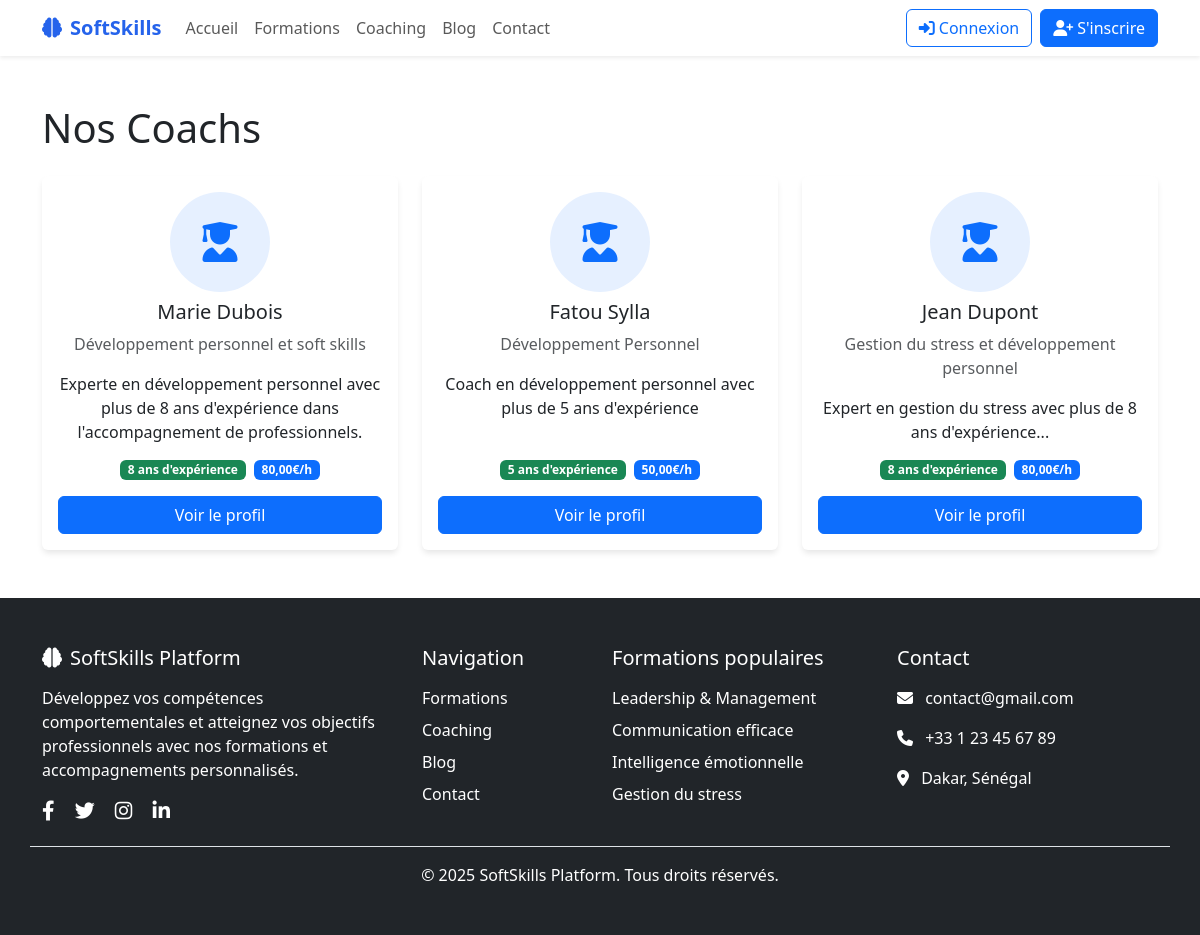
The page /coaching/ on the database its author committed.
### coaching/models.py (models this page shows, shortened)
class Coach(models.Model):
    user = models.OneToOneField(
        'users.CustomUser',
        on_delete=models.CASCADE,
        related_name='coach_profile',
        verbose_name=_('utilisateur')
    )
    specialization = models.CharField(_('spécialisation'), max_length=200)
    experience_years = models.PositiveIntegerField(_('années d\'expérience'))
    bio = models.TextField(_('biographie'))
    hourly_rate = models.DecimalField(
        _('tarif horaire'),
        max_digits=10,
        decimal_places=2
    )
    is_available = models.BooleanField(_('disponible'), default=True)
    rating = models.DecimalField(
        _('note moyenne'),
        max_digits=3,
        decimal_places=2,
        default=0.00
    )
    created_at = models.DateTimeField(_('créé le'), auto_now_add=True)
    updated_at = models.DateTimeField(_('modifié le'), auto_now=True)
    class Meta:
        verbose_name = _('coach')
        verbose_name_plural = _('coachs')

### users/models.py (models this page shows, shortened)
class CustomUser(AbstractUser):
    phone = models.CharField(_('phone number'), max_length=20, blank=True)
    profile_picture = models.ImageField(
        upload_to='profile_pics/',
        null=True,
        blank=True
    )
    bio = models.TextField(_('bio'), max_length=500, blank=True)
    is_subscribed = models.BooleanField(_('abonné'), default=False)
    subscription_end_date = models.DateTimeField(
        _('date de fin d\'abonnement'),
        null=True,
        blank=True
    )
    class Meta:
        db_table = 'users_customuser'
        verbose_name = _('user')
        verbose_name_plural = _('users')

### coaching/views.py (the view)
# urls.py: path('', views.coach_list, name='coach_list'),
def coach_list(request):
    coaches = Coach.objects.filter(is_available=True)
    return render(request, 'coaching/coach_list.html', {'coaches': coaches})

### templates/coaching/coach_list.html (shortened to what this page needs)
{% extends 'base.html' %}
{% load static %}
{% block content %}
<div class="container py-5">
    <h1 class="mb-4">Nos Coachs</h1>
    <div class="row g-4">
        {% for coach in coaches %}
        <div class="col-lg-4 col-md-6">
            <div class="card h-100">
                <div class="card-body d-flex flex-column">
                    <div class="text-center mb-3">
                        <div class="d-flex align-items-center justify-content-center bg-primary bg-opacity-10 rounded-circle mx-auto mb-2"
                             style="width: 100px; height: 100px;">
                            <i class="fas fa-user-graduate text-primary" style="font-size: 2.5rem;"></i>
                        </div>
                        <h5 class="card-title">{{ coach.user.get_full_name }}</h5>
                        <p class="card-text text-muted">{{ coach.specialization }}</p>
                        <p class="card-text">{{ coach.bio|truncatewords:20 }}</p>
                    </div>
                    <div class="mt-auto">
                        <div class="d-flex justify-content-center align-items-center mb-3">
                            <span class="badge bg-success me-2">{{ coach.experience_years }} ans d'expérience</span>
                            <span class="badge bg-primary">{{ coach.hourly_rate }}€/h</span>
                        </div>
                        <a href="{% url 'coaching:coach_detail' coach.id %}" class="btn btn-primary w-100">
                            Voir le profil
                        </a>
                    </div>
                </div>
            </div>
        </div>
        {% endfor %}
    </div>
</div>
{% endblock %}

### templates/base.html (style rules this page uses)
:root { --primary-color: #2563eb; --secondary-color: #10b981; --accent-color: #f59e0b; }
.card { border: none; box-shadow: 0 4px 6px -1px rgba(0, 0, 0, 0.1); transition: transform 0.2s ease-in-out; }

### rows shown on the page
Coach: user.get_full_name "Marie Dubois", specialization "Développement personnel et soft skills", bio "Experte en développement personnel avec plus de 8 ans d'expérience dans l'accompagnement de professionnels.", experience_years "8", hourly_rate "80,00"
Coach: user.get_full_name "Fatou Sylla", specialization "Développement Personnel", bio "Coach en développement personnel avec plus de 5 ans d'expérience", experience_years "5", hourly_rate "50,00"
Coach: user.get_full_name "Jean Dupont", specialization "Gestion du stress et développement personnel", bio "Expert en gestion du stress avec plus de 8 ans d'expérience...", experience_years "8", hourly_rate "80,00"
